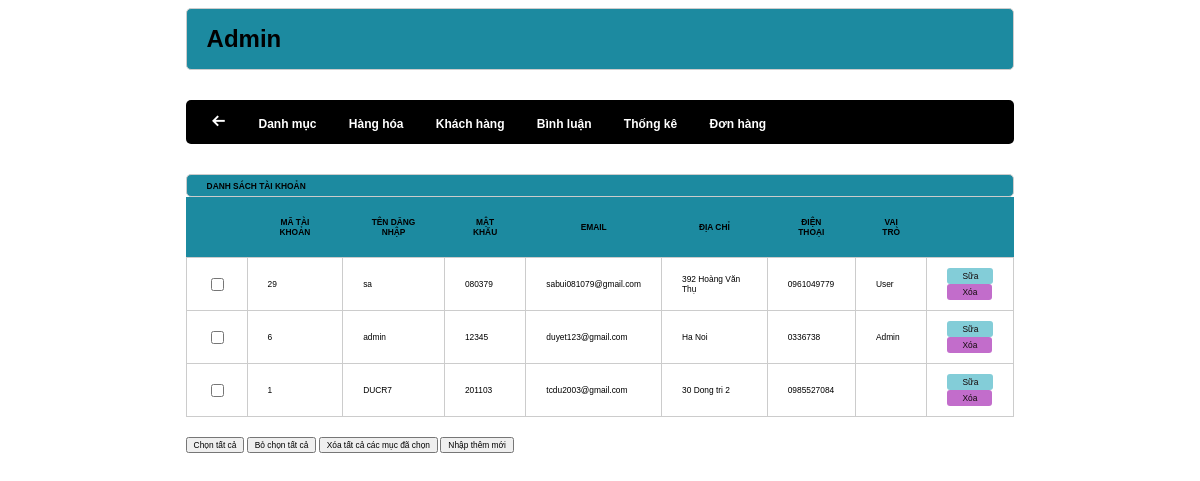
The app's page /admin/index.php?act=dskh with its own data.
### tables this page shows
CREATE TABLE `taikhoan` (
  `id` int(50) NOT NULL,
  `user` varchar(50) NOT NULL,
  `pass` varchar(255) NOT NULL,
  `email` varchar(255) NOT NULL,
  `address` varchar(255) DEFAULT NULL,
  `tel` varchar(29) DEFAULT NULL,
  `role` tinyint(4) NOT NULL DEFAULT 0
);

### model/pdo.php (called while the page is built, shortened)
<?php
function pdo_get_connection(){
    $dburl = "mysql:host=localhost;dbname=duanmau2021;charset=utf8";
    $username = 'root';
    $password = '';
    $conn = new PDO($dburl, $username, $password);
    $conn->setAttribute(PDO::ATTR_ERRMODE, PDO::ERRMODE_EXCEPTION);
    return $conn;
}
function pdo_query($sql){
    $sql_args = array_slice(func_get_args(), 1);
    try{
        $conn = pdo_get_connection();
        $stmt = $conn->prepare($sql);
        $stmt->execute($sql_args);
        $rows = $stmt->fetchAll();
        return $rows;
    }
    catch(PDOException $e){
        throw $e;
    }
    finally{
        unset($conn);
    }
}

### model/taikhoan.php (called while the page is built, shortened)
<?php
    function loadall_taikhoan(){
        $sql = "select * from taikhoan order by id desc";
        $listtaikhoan = pdo_query($sql);
        return $listtaikhoan;
    }
?>

### admin/taikhoan/list.php (the view, shortened to what this page needs)
<div class="row">
            <div class="row frmtitle">
                <h1>DANH SÁCH TÀI KHOẢN </h1>
            </div>
            <div class="row frmcontennt">
                    <div class="row mb10 frmdsloai">
                     <table>
                        <tr>
                            <th></th>
                            <th>MÃ TÀI KHOẢN</th>
                            <th>TÊN DĂNG NHẬP</th>
                            <th>MẬT KHẤU</th>
                            <th>EMAIL</th>
                            <th>ĐỊA CHỈ</th>
                            <th>ĐIỆN THOẠI</th>
                            <th>VAI TRÒ</th>
                            <th></th>
                        </tr>
                        <?php
                            foreach ($listtaikhoan as $taikhoan){
                                extract($taikhoan);
                                $suatk = "index.php?act=suatk&id=".$id;
                                $xoatk = "index.php?act=xoatk&id=".$id;
                                echo '
                                <tr>
                                    <td><input type="checkbox" name="" id=""></td>
                                    <td>'.$id.'</td>
                                    <td>'.$user.'</td>
                                    <td>'.$pass.'</td>
                                    <td>'.$email.'</td>
                                    <td>'.$address.'</td>
                                    <td>'.$tel.'</td>
                                    <td>';
                                    if ($role == 0) {
                                      echo 'User';
                                    } elseif ($role == 1) {
                                      echo 'Admin';
                                    }
                                    echo '</td>
                                    <td>
                                       <div class="mauxanh">
                                          <a href="'.$suatk.'"><input type="button" value="Sữa"></a>
                                       </div>
                                       <div class="maudo">
                                          <a href="'.$xoatk.'"><input type="button" value="Xóa"></a>
                                        </div>
                                    </td>
                                </tr>
                                ';
                            }
                        ?>
                     </table>
                    </div>
                    <div class="row mb10">
                        <input type="button" value="Chọn tất cả">
                        <input type="button" value="Bỏ chọn tất cả">
                        <input type="button" value="Xóa tất cả các mục đã chọn">
                        <a href="index.php?act=adddm"><input type="button" value="Nhập thêm mới"></a>
                    </div>
            </div>
        </div>

### css/style.css (style rules this page uses)
* { box-sizing: border-box; font-family: sans-serif; font-size: 0.7vw; }
.row { float: left; width: 100%; }
.mb10 { margin-bottom: 10px; }
.frmtitle { background-color: #1c8aa0; border: 1px solid #ccc ; border-radius: 5px; padding: 0 20px; }
.frmdsloai table { width: 100%; border-collapse: collapse; }
.frmdsloai table th { background-color: #1c8aa0; padding: 20px; }
.frmdsloai table td { padding: 10px 20px; border: 1px #ccc solid; }
.mauxanh input[type="button"] { background-color: rgb(131, 205, 216); display: inline-block; color: #120303; border: none; padding: 3px 15px; border-radius: 3px; }
.maudo { display: inline-block; }
.maudo input[type="button"] { background-color: rgb(194, 109, 203); display: inline-block; color: #110a0a; border: none; padding: 3px 15px; border-radius: 3px; }

### records on screen
taikhoan: id "29", user "sa", pass "080379", email "sabui081079@gmail.com", address "392 Hoàng Văn Thụ", tel "0961049779", role "User"
taikhoan: id "6", user "admin", pass "12345", email "duyet123@gmail.com", address "Ha Noi", tel "0336738", role "Admin"
taikhoan: id "1", user "DUCR7", pass "201103", email "tcdu2003@gmail.com", address "30 Dong tri 2", tel "0985527084"
